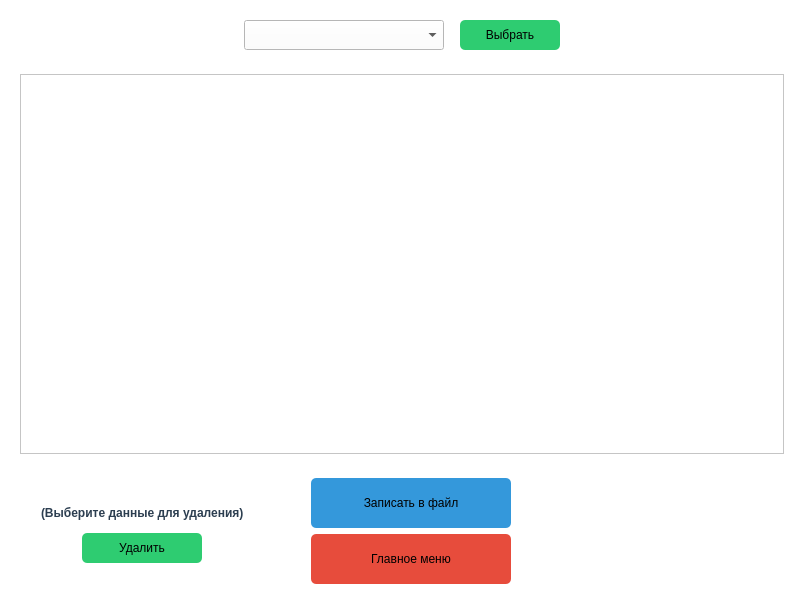
<?xml version="1.0" encoding="UTF-8"?>
<ui version="4.0">
 <class>resultswindow</class>
 <widget class="QDialog" name="resultswindow">
  <property name="geometry">
   <rect>
    <x>0</x>
    <y>0</y>
    <width>800</width>
    <height>600</height>
   </rect>
  </property>
  <property name="windowTitle">
   <string>Результаты</string>
  </property>
  <property name="styleSheet">
   <string notr="true">background-color: #ffffff;</string>
  </property>
  <layout class="QVBoxLayout" name="verticalLayout">
   <item alignment="Qt::AlignHCenter|Qt::AlignVCenter">
    <widget class="QWidget" name="widget" native="true">
     <layout class="QHBoxLayout" name="horizontalLayout">
      <item>
       <widget class="QComboBox" name="comboBox">
        <property name="sizePolicy">
         <sizepolicy hsizetype="Fixed" vsizetype="Fixed">
          <horstretch>0</horstretch>
          <verstretch>0</verstretch>
         </sizepolicy>
        </property>
        <property name="minimumSize">
         <size>
          <width>200</width>
          <height>30</height>
         </size>
        </property>
        <property name="styleSheet">
         <string notr="true">QComboBox {
       color: #000000;
       background-color: #ffffff; 
}
QComboBox QAbstractItemView {
       color: #000000;
       background-color: #ffffff;
       selection-background-color: #3498db;
       selection-color: white;
}</string>
        </property>
       </widget>
      </item>
      <item>
       <spacer name="horizontalSpacer">
        <property name="orientation">
         <enum>Qt::Horizontal</enum>
        </property>
        <property name="sizeType">
         <enum>QSizePolicy::Fixed</enum>
        </property>
        <property name="sizeHint" stdset="0">
         <size>
          <width>10</width>
          <height>20</height>
         </size>
        </property>
       </spacer>
      </item>
      <item>
       <widget class="QPushButton" name="pushButton_2">
        <property name="sizePolicy">
         <sizepolicy hsizetype="Fixed" vsizetype="Fixed">
          <horstretch>0</horstretch>
          <verstretch>0</verstretch>
         </sizepolicy>
        </property>
        <property name="minimumSize">
         <size>
          <width>100</width>
          <height>30</height>
         </size>
        </property>
        <property name="styleSheet">
         <string notr="true">QPushButton {
    background-color: #2ecc71;
    color: black;              
    border-radius: 5px;
}
QPushButton:hover {
    background-color: #27ae60;
}
</string>
        </property>
        <property name="text">
         <string>Выбрать</string>
        </property>
       </widget>
      </item>
     </layout>
    </widget>
   </item>
   <item alignment="Qt::AlignHCenter|Qt::AlignVCenter">
    <widget class="QWidget" name="widget_2" native="true">
     <layout class="QVBoxLayout" name="verticalLayout_4">
      <item>
       <widget class="QTableWidget" name="tableWidget">
        <property name="sizePolicy">
         <sizepolicy hsizetype="Fixed" vsizetype="Fixed">
          <horstretch>0</horstretch>
          <verstretch>0</verstretch>
         </sizepolicy>
        </property>
        <property name="minimumSize">
         <size>
          <width>764</width>
          <height>380</height>
         </size>
        </property>
        <property name="styleSheet">
         <string notr="true">color: #000000;background-color: #ffffff;</string>
        </property>
       </widget>
      </item>
     </layout>
    </widget>
   </item>
   <item>
    <layout class="QHBoxLayout" name="horizontalLayout_2">
     <item>
      <layout class="QVBoxLayout" name="verticalLayout_2">
       <item>
        <spacer name="verticalSpacer_2">
         <property name="orientation">
          <enum>Qt::Vertical</enum>
         </property>
         <property name="sizeType">
          <enum>QSizePolicy::Fixed</enum>
         </property>
         <property name="sizeHint" stdset="0">
          <size>
           <width>20</width>
           <height>30</height>
          </size>
         </property>
        </spacer>
       </item>
       <item alignment="Qt::AlignHCenter|Qt::AlignVCenter">
        <widget class="QLabel" name="label">
         <property name="sizePolicy">
          <sizepolicy hsizetype="Fixed" vsizetype="Fixed">
           <horstretch>0</horstretch>
           <verstretch>0</verstretch>
          </sizepolicy>
         </property>
         <property name="styleSheet">
          <string notr="true">color: #2c3e50;
font-weight: bold;</string>
         </property>
         <property name="text">
          <string>(Выберите данные для удаления)</string>
         </property>
        </widget>
       </item>
       <item alignment="Qt::AlignHCenter|Qt::AlignVCenter">
        <widget class="QPushButton" name="pushButton_4">
         <property name="sizePolicy">
          <sizepolicy hsizetype="Fixed" vsizetype="Fixed">
           <horstretch>0</horstretch>
           <verstretch>0</verstretch>
          </sizepolicy>
         </property>
         <property name="minimumSize">
          <size>
           <width>120</width>
           <height>30</height>
          </size>
         </property>
         <property name="styleSheet">
          <string notr="true">QPushButton {
    background-color: #2ecc71;
    color: black;              
    border-radius: 5px;
}
QPushButton:hover {
    background-color: #27ae60;
}
</string>
         </property>
         <property name="text">
          <string>Удалить</string>
         </property>
        </widget>
       </item>
       <item>
        <spacer name="verticalSpacer">
         <property name="orientation">
          <enum>Qt::Vertical</enum>
         </property>
         <property name="sizeType">
          <enum>QSizePolicy::Fixed</enum>
         </property>
         <property name="sizeHint" stdset="0">
          <size>
           <width>25</width>
           <height>30</height>
          </size>
         </property>
        </spacer>
       </item>
      </layout>
     </item>
     <item alignment="Qt::AlignHCenter">
      <widget class="QWidget" name="widget_3" native="true">
       <layout class="QVBoxLayout" name="verticalLayout_3">
        <item>
         <widget class="QPushButton" name="pushButton_3">
          <property name="sizePolicy">
           <sizepolicy hsizetype="Fixed" vsizetype="Fixed">
            <horstretch>0</horstretch>
            <verstretch>0</verstretch>
           </sizepolicy>
          </property>
          <property name="minimumSize">
           <size>
            <width>200</width>
            <height>50</height>
           </size>
          </property>
          <property name="styleSheet">
           <string notr="true">QPushButton {
    background-color: #3498db; 
    color: black;           
    border-radius: 5px;
}
QPushButton:hover {
    background-color: #2980b9;
}</string>
          </property>
          <property name="text">
           <string>Записать в файл</string>
          </property>
         </widget>
        </item>
        <item>
         <widget class="QPushButton" name="pushButton">
          <property name="sizePolicy">
           <sizepolicy hsizetype="Fixed" vsizetype="Fixed">
            <horstretch>0</horstretch>
            <verstretch>0</verstretch>
           </sizepolicy>
          </property>
          <property name="minimumSize">
           <size>
            <width>200</width>
            <height>50</height>
           </size>
          </property>
          <property name="styleSheet">
           <string notr="true">QPushButton {
    background-color: #e74c3c; 
    color: black;               
    border-radius: 5px;      
}
QPushButton:hover {
    background-color: #c0392b; 
}</string>
          </property>
          <property name="text">
           <string>Главное меню</string>
          </property>
         </widget>
        </item>
       </layout>
      </widget>
     </item>
     <item>
      <spacer name="horizontalSpacer_2">
       <property name="orientation">
        <enum>Qt::Horizontal</enum>
       </property>
       <property name="sizeType">
        <enum>QSizePolicy::Fixed</enum>
       </property>
       <property name="sizeHint" stdset="0">
        <size>
         <width>250</width>
         <height>20</height>
        </size>
       </property>
      </spacer>
     </item>
    </layout>
   </item>
  </layout>
 </widget>
 <resources/>
 <connections/>
</ui>
